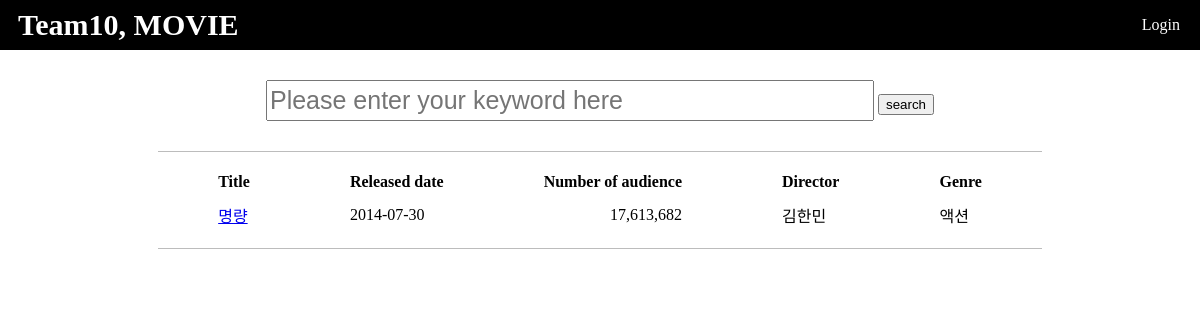
/code/keywordSearch.php?keyword=명량, run on the app's committed database.
### tables this page shows
CREATE TABLE movie_boxoffice(
    m_id int NOT NULL PRIMARY KEY,
    title varchar(50) NOT NULL,
    released_date date NOT NULL,
    sales bigint NOT NULL,
    audience int NOT NULL,
    screen_num int NOT NULL,
    country	varchar(20) NOT NULL,
    distributor varchar(50) NOT NULL,
    d_id int NOT NULL,
    genre varchar(20) NOT NULL,
    poster text NOT NULL
);

CREATE TABLE director_id(
    d_id1 INT(10) NOT NULL AUTO_INCREMENT,
    director varchar(300),
    PRIMARY KEY (`d_id1`)
);

### code/keywordSearch.php (the view, shortened to what this page needs)
<?php
$mysqli = mysqli_connect("localhost", "team10", "team10", "team10");
$keyword = $_GET['keyword']
?>
<!DOCTYPE html>
<html lang="en">
<head>
    <link rel="stylesheet" type="text/css" href="css/header.css">
</head>
<body>
    <header id="main_header">
        <nav>
            <a id="logo" href="main.php"> Team10, MOVIE </a>
            <ul class="header_ul">
                <?php
                if (isset($_SESSION['name'])) { ?>
                    <li class="header_li"><a href="./logout.php"> Log out</a></li>
                    <li class="header_li"><a href="./mypage.php"> My page</a></li>
                    <li class="header_li"><a href="./sales_month.php"> Sales</a></li>
                    <li class="header_li"><a href="./director.php"> Director</a></li>
                    <li class="header_li"><a href="./dash.php">DashBoard</a></li>
                    <li class="header_li"><a href="./genre.php"> Genre</a></li>
                    <li class="header_li"><form action="filter.php" method="post">
                        <input type="hidden" name="country" value="Korea">
                        <input type="hidden" name="rate" value="5">
                        <input type="hidden" name="year" value="2020">
                        <input type="hidden" name="aud" value="all">
                        <input type="hidden" name="audMin" value="0">
                        <input type="hidden" name="audMax" value="20000000">
                        <input type="hidden" name="search_input" value="true">
                        <input type="submit" value="Filter" id="filter_submit">
                    </form></li>
                <?php
                } else { ?>
                    <li class="header_li"><a href="./login.php"> Login</a></li>
                <?php
                }
                ?>
            </ul>
        </nav>
    </header>
    <div id="div_search">
        <form action="keywordSearch.php" method="GET">
            <input id="textbox_search" type="textbox" name="keyword" placeholder="Please enter your keyword here">
            <input type="submit" value="search">
        </form>
    </div>
    <div id="main_div">
    <table>
        <tr>
            <td><b>Title</b></td>
            <td><b>Released date</b></td>
            <td><b>Number of audience</b></td>
            <td><b>Director</b></td>
            <td><b>Genre</b></td>
        </tr>
        <?php
        $sql = "SELECT title, released_date, FORMAT(audience, 0) as audience, director, genre
                FROM movie_boxoffice
                    LEFT JOIN director_id
                    ON movie_boxoffice.d_id = director_id.d_id1
                WHERE title LIKE '%$keyword%' OR director LIKE '%$keyword%'";
        $result = mysqli_query($mysqli, $sql);
        $list = '';
        if (mysqli_num_rows($result) == 0) {
            $list = $list . "<tr><td colspan=\"6\">결과가 없습니다.</td></tr>";
        } else {
            while ($row = mysqli_fetch_array($result)) {
                $m_title = $row['title'];
                $list = $list . "<tr>
                                    <td><a href='./detail2.php?m_title=$m_title'>{$m_title}</a></td>
                                    <td>{$row['released_date']}</td>
                                    <td style='text-align:right;'>{$row['audience']}</td>
                                    <td>{$row['director']}</td>
                                    <td>{$row['genre']}</td>
                                </tr>";
            }
        }
        $list = $list."</table>";
        echo $list;
        ?>
    </div>
</body>
</html>

### code/css/header.css (style rules this page uses)
body { margin: 0px; padding: 0px; }
#main_header { background:black; margin: 0; padding: 8px; text-align: left; }
#logo { float: left; cursor: pointer; font-size: 30px; display: flex; align-items: left; font-weight: bold; text-decoration: none; height: 50px; display: block; color: white; padding-left: 10px; }
.header_ul { list-style-type: none; margin: 0; padding: 0; overflow: hidden; }
.header_li { float: right; }
.header_li a { display: block; color: white; font-size: medium; padding: 8px; padding-right: 12px; text-decoration: none; text-align: center; }

### code/keywordSearch.php (style rules this page uses)
#main_div { display: flex; }
#div_search { padding-top: 30px; width:100%; text-align: center; }
#textbox_search { margin-left:auto; margin-right:auto; width:50%; height:35px; font-size:25px; }
table { padding: 10px; margin-left:auto; margin-right:auto; margin-top: 30px; margin-bottom: 30px; border-collapse: separate; border-spacing: 0 10px; border-top: 1px solid #bcbcbc; border-bottom: 1px solid #bcbcbc; }
table td { padding-left: 50px; padding-right: 50px; }

### data on the page
movie_boxoffice: title "명량", released_date "2014-07-30", director_id.director "김한민", genre "액션"

### other printed values
$row['audience'] "17,613,682"
